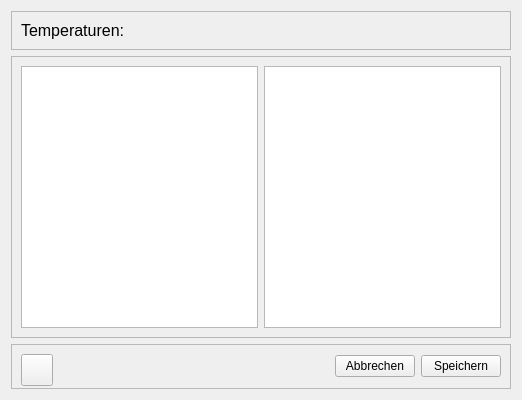
<?xml version="1.0" encoding="UTF-8"?>
<ui version="4.0">
 <class>Temp_Stammdaten_Form</class>
 <widget class="QWidget" name="Temp_Stammdaten_Form">
  <property name="geometry">
   <rect>
    <x>0</x>
    <y>0</y>
    <width>522</width>
    <height>400</height>
   </rect>
  </property>
  <property name="windowTitle">
   <string>Form</string>
  </property>
  <layout class="QGridLayout" name="gridLayout_3">
   <item row="0" column="0">
    <widget class="QFrame" name="frame">
     <property name="frameShape">
      <enum>QFrame::StyledPanel</enum>
     </property>
     <property name="frameShadow">
      <enum>QFrame::Raised</enum>
     </property>
     <layout class="QGridLayout" name="gridLayout">
      <item row="0" column="0">
       <widget class="QLabel" name="label_3">
        <property name="font">
         <font>
          <pointsize>12</pointsize>
         </font>
        </property>
        <property name="text">
         <string>Temperaturen:</string>
        </property>
       </widget>
      </item>
     </layout>
    </widget>
   </item>
   <item row="1" column="0">
    <widget class="QFrame" name="frame_2">
     <property name="frameShape">
      <enum>QFrame::StyledPanel</enum>
     </property>
     <property name="frameShadow">
      <enum>QFrame::Raised</enum>
     </property>
     <layout class="QGridLayout" name="gridLayout_2">
      <item row="0" column="0">
       <widget class="QListWidget" name="Temp_LW"/>
      </item>
      <item row="0" column="1">
       <widget class="QListView" name="Temp_LV"/>
      </item>
     </layout>
    </widget>
   </item>
   <item row="2" column="0">
    <widget class="QFrame" name="frame_3">
     <property name="maximumSize">
      <size>
       <width>16777215</width>
       <height>45</height>
      </size>
     </property>
     <property name="frameShape">
      <enum>QFrame::StyledPanel</enum>
     </property>
     <property name="frameShadow">
      <enum>QFrame::Raised</enum>
     </property>
     <layout class="QHBoxLayout" name="horizontalLayout">
      <item>
       <widget class="QToolButton" name="B_Plus">
        <property name="minimumSize">
         <size>
          <width>32</width>
          <height>32</height>
         </size>
        </property>
        <property name="maximumSize">
         <size>
          <width>32</width>
          <height>32</height>
         </size>
        </property>
        <property name="text">
         <string/>
        </property>
        <property name="icon">
         <iconset theme="battery">
          <normaloff>../../PYSide Tests Überwachung 07.14</normaloff>../../PYSide Tests Überwachung 07.14</iconset>
        </property>
       </widget>
      </item>
      <item>
       <spacer name="horizontalSpacer">
        <property name="orientation">
         <enum>Qt::Horizontal</enum>
        </property>
        <property name="sizeHint" stdset="0">
         <size>
          <width>40</width>
          <height>20</height>
         </size>
        </property>
       </spacer>
      </item>
      <item>
       <widget class="QPushButton" name="B_abbrechen">
        <property name="text">
         <string>Abbrechen</string>
        </property>
       </widget>
      </item>
      <item>
       <widget class="QPushButton" name="B_speichern">
        <property name="text">
         <string>Speichern</string>
        </property>
       </widget>
      </item>
     </layout>
    </widget>
   </item>
  </layout>
 </widget>
 <resources/>
 <connections/>
</ui>
